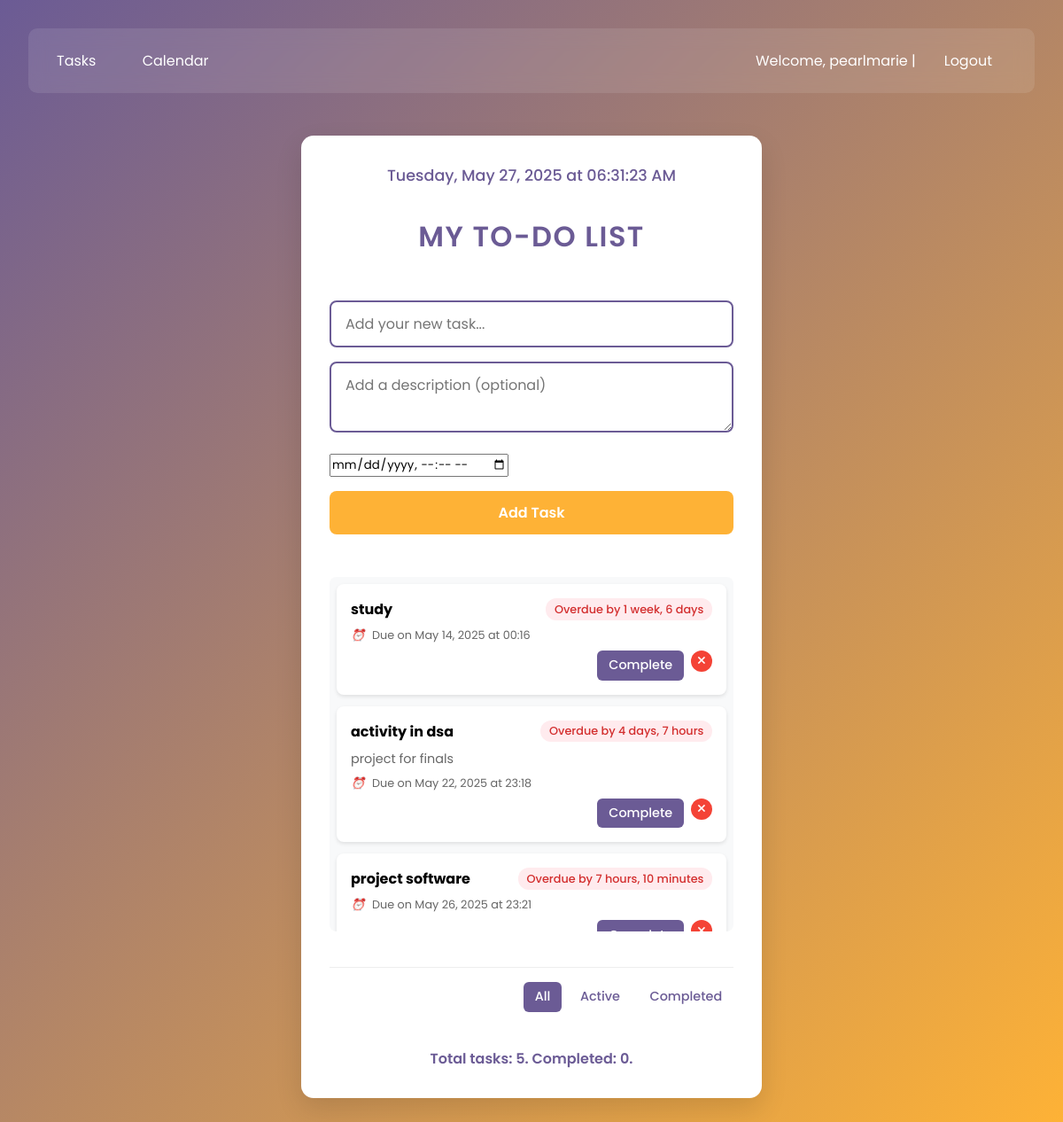
The app's page / (signed in) with its own data.
### todo/models.py (models this page shows, shortened)
class Task(models.Model):
    user = models.ForeignKey(User, on_delete=models.CASCADE)
    title = models.CharField(max_length=200)
    description = models.TextField(blank=True, null=True)
    completed = models.BooleanField(default=False)
    created_at = models.DateTimeField(auto_now_add=True)
    deadline = models.DateTimeField(null=True, blank=True, help_text="Optional deadline for the task")

### todo/views.py (the view)
# urls.py: path('', views.task_list, name='task_list'),
@login_required
def task_list(request):
    tasks = Task.objects.filter(user=request.user)
    current_filter = request.GET.get('filter', 'all')
    if current_filter == 'active':
        tasks = tasks.filter(completed=False)
    elif current_filter == 'completed':
        tasks = tasks.filter(completed=True)
    tasks = tasks.annotate(
        deadline_null=Case(
            When(deadline__isnull=True, then=Value(1)),
            default=Value(0),
            output_field=IntegerField(),
        )
    ).order_by(
        'completed',
        'deadline_null',
        F('deadline').asc(nulls_last=True),
        '-created_at'
    )
    total_tasks = Task.objects.filter(user=request.user).count()
    completed_tasks = Task.objects.filter(user=request.user, completed=True).count()
    context = {
        'tasks': tasks,
        'current_filter': current_filter,
        'total_tasks': total_tasks,
        'completed_tasks': completed_tasks,
        'current_date': timezone.now(),
    }
    return render(request, 'todo/index.html', context)

### todo/templates/todo/index.html (shortened to what this page needs)
{% extends 'partial/base.html' %}
{% block content %}
<section id="app" aria-label="Personal To-Do List Application" tabindex="0">
    <div class="date-time" aria-live="polite">{{ current_date|date:"l, F d, Y, H:i:s" }}</div>
    <header>My To-Do List</header>
    <form id="todoForm" method="POST" action="{% url 'add_task' %}?filter={{ current_filter }}" aria-label="Add new to-do item">
        <div class="form-group">
            <input type="text" id="todoInput" name="title" placeholder="Add your new task..." aria-required="true" autocomplete="off" autofocus />
        </div>
        <div class="form-group">
            <textarea name="description" placeholder="Add a description (optional)" style="min-height: 80px;"></textarea>
        </div>
        <div class="form-group deadline-group">
            <input type="datetime-local" id="deadline" name="deadline" class="deadline-input" aria-label="Task deadline" required />
        </div>
        <button type="submit" aria-label="Add task">Add Task</button>
    </form>
    <ul class="todo-list" id="todoList" aria-live="polite" aria-relevant="additions removals">
        {% for task in tasks %}
            <li class="{% if task.completed %}completed{% endif %}" tabindex="0">
                <div class="task-content">
                    <div class="task-header">
                        <strong>{{ task.title }}</strong>
                        {% if task.deadline %}
                            <span class="deadline-badge {% if task.deadline < current_date %}overdue{% elif task.deadline|timeuntil:current_date == '0 minutes' %}due-now{% endif %}">
                                {% if task.deadline < current_date %}
                                    Overdue by {{ task.deadline|timesince:current_date }}
                                {% else %}
                                    Due in {{ task.deadline|timeuntil:current_date }}
                                {% endif %}
                            </span>
                        {% endif %}
                    </div>
                    {% if task.description %}
                        <p class="task-description">{{ task.description }}</p>
                    {% endif %}
                    {% if task.deadline %}
                        <div class="deadline-info">
                            <i class="deadline-icon">⏰</i>
                            Due on {{ task.deadline|date:"F d, Y" }} at {{ task.deadline|date:"H:i" }}
                        </div>
                    {% endif %}
                </div>
                <div class="task-actions">
                    <a href="{% url 'toggle_task' task.id %}?filter={{ current_filter }}"
                       class="btn btn-sm btn-info mr-2 {% if task.completed %}uncomplete-btn{% else %}complete-btn{% endif %}"
                       style="background-color: {% if task.completed %}#607d35{% else %}#6b5b95{% endif %}; border: none;">
                        {% if task.completed %}Uncomplete{% else %}Complete{% endif %}
                    </a>
                    <a href="{% url 'delete_task' task.id %}?filter={{ current_filter }}"
                       class="remove-btn"
                       onclick="return confirm('Are you sure you want to delete this task?')">×</a>
                </div>
            </li>
        {% empty %}
            <li>No tasks yet! Add one to get started.</li>
        {% endfor %}
    </ul>
    <div class="actions">
        <a href="{% url 'clear_completed' %}?filter={{ current_filter }}" class="btn clear {% if not completed_tasks %}disabled{% endif %}" onclick="return confirm('Clear all completed tasks?')" aria-label="Clear completed tasks">Clear Completed</a>
        <div class="filters" role="group" aria-label="Filter to-do tasks">
            <a href="?filter=all" class="btn {% if current_filter == 'all' %}active{% endif %}">All</a>
            <a href="?filter=active" class="btn {% if current_filter == 'active' %}active{% endif %}">Active</a>
            <a href="?filter=completed" class="btn {% if current_filter == 'completed' %}active{% endif %}">Completed</a>
        </div>
    </div>
    <p id="statusMessage" aria-live="polite" style="text-align:center; font-weight:600; color:#6b5b95;">
        Total tasks: {{ total_tasks }}. Completed: {{ completed_tasks }}.
    </p>
</section>
{% endblock %}

### templates/partial/base.html (shortened to what this page needs)
<!DOCTYPE html>
<html lang="en">
<head>
</head>
<body>
    <div class="container">
        <nav class="nav-bar">
            <div class="nav-links">
                <a href="{% url 'task_list' %}">Tasks</a>
                <a href="{% url 'calendar' %}">Calendar</a>
            </div>
            {% if user.is_authenticated %}
                <div class="user-info">
                    Welcome, {{ user.username }} |
                    <a href="{% url 'accounts:logout' %}">Logout</a>
                </div>
            {% else %}
                <div class="nav-links">
                    <a href="{% url 'accounts:login' %}">Login</a>
                </div>
            {% endif %}
        </nav>
        {% block content %}{% endblock %}
    </div>
</body>
</html>

### templates/partial/base.html (style rules this page uses)
* { margin: 0; padding: 0; box-sizing: border-box; font-family: 'Poppins', sans-serif; }
body { min-height: 100vh; background: linear-gradient(135deg, #6b5b95, #feb236); padding: 2rem; display: flex; justify-content: center; align-items: center; }
.container { width: 100%; max-width: 1200px; margin: 0 auto; display: flex; flex-direction: column; align-items: center; gap: 2rem; }
.nav-bar { background: rgba(255, 255, 255, 0.1); padding: 1rem; border-radius: 10px; margin-bottom: 1rem; backdrop-filter: blur(10px); width: 100%; display: flex; justify-content: space-between; align-items: center; }
.nav-bar a { color: white; text-decoration: none; margin-right: 1rem; padding: 0.5rem 1rem; border-radius: 5px; transition: background-color 0.3s; }
.user-info { color: white; display: flex; align-items: center; gap: 1rem; }

### todo/templates/todo/index.html (style rules this page uses)
#app { background: #fff; width: 100%; max-width: 520px; padding: 2rem; border-radius: 14px; box-shadow: 0 12px 30px rgba(0, 0, 0, 0.12); display: flex; flex-direction: column; gap: 1.5rem; margin: 0 auto; }
.date-time { text-align: center; font-size: 1.1rem; color: #6b5b95; font-weight: 500; margin-bottom: 0.5rem; }
header { text-align: center; font-size: 2rem; font-weight: 600; color: #6b5b95; letter-spacing: 1.5px; text-transform: uppercase; margin-bottom: 1.5rem; }
form { display: flex; gap: 1rem; flex-direction: column; margin-bottom: 1.5rem; }
input[type="text"], textarea { width: 100%; padding: 0.75rem 1rem; font-size: 1rem; border: 2px solid #6b5b95; border-radius: 8px; outline-offset: 2px; transition: border-color 0.3s ease; }
button[type="submit"] { background: #feb236; color: #fff; border: none; padding: 0.75rem; border-radius: 8px; font-size: 1rem; font-weight: 600; cursor: pointer; transition: all 0.3s ease; width: 100%; }
.todo-list { list-style: none; max-height: 400px; overflow-y: auto; padding: 0.5rem; margin: 0; border-radius: 8px; background: #f8f9fa; }
.todo-list li { background: #fff; border-radius: 8px; padding: 1rem; margin-bottom: 0.8rem; box-shadow: 0 2px 4px rgba(0,0,0,0.1); transition: all 0.3s ease; }
.task-content { margin-bottom: 0.5rem; }
.task-header { display: flex; justify-content: space-between; align-items: center; margin-bottom: 0.5rem; }
.task-description { color: #666; font-size: 0.9rem; margin-bottom: 0.5rem; }
.deadline-info { font-size: 0.8rem; color: #666; display: flex; align-items: center; gap: 0.5rem; }
.task-actions { display: flex; justify-content: flex-end; gap: 0.5rem; }
.btn { padding: 0.4rem 0.8rem; border-radius: 6px; font-size: 0.9rem; font-weight: 500; cursor: pointer; transition: all 0.3s ease; text-decoration: none; color: #fff; }
.complete-btn { background: #4caf50; }
.remove-btn { background: #f44336; color: #fff; width: 24px; height: 24px; display: flex; align-items: center; justify-content: center; border-radius: 50%; font-size: 1.2rem; line-height: 1; text-decoration: none; }
.actions { display: flex; justify-content: space-between; align-items: center; margin-top: 1rem; padding: 1rem 0; border-top: 1px solid #eee; }
.filters { display: flex; gap: 0.5rem; }
.filters a { padding: 0.4rem 0.8rem; border-radius: 6px; color: #6b5b95; text-decoration: none; font-weight: 500; transition: all 0.3s ease; }
.filters a.active { background: #6b5b95; color: #fff; }
.deadline-badge { font-size: 0.8rem; padding: 0.2rem 0.6rem; border-radius: 12px; font-weight: 500; }
.deadline-badge.overdue { background: #ffebee; color: #d32f2f; }

### records on screen
Task: title "study", deadline "1 week, 6 days", deadline "May 14, 2025", deadline "00:16", completed "Complete"
Task: title "activity in dsa", deadline "4 days, 7 hours", description "project for finals", deadline "May 22, 2025", deadline "23:18", completed "Complete"
Task: title "project software", deadline "7 hours, 10 minutes", deadline "May 26, 2025", deadline "23:21", completed "Complete"

### other values on screen
{{ user.username }} "pearlmarie"
{{ total_tasks }} "5"
{{ completed_tasks }} "0"
